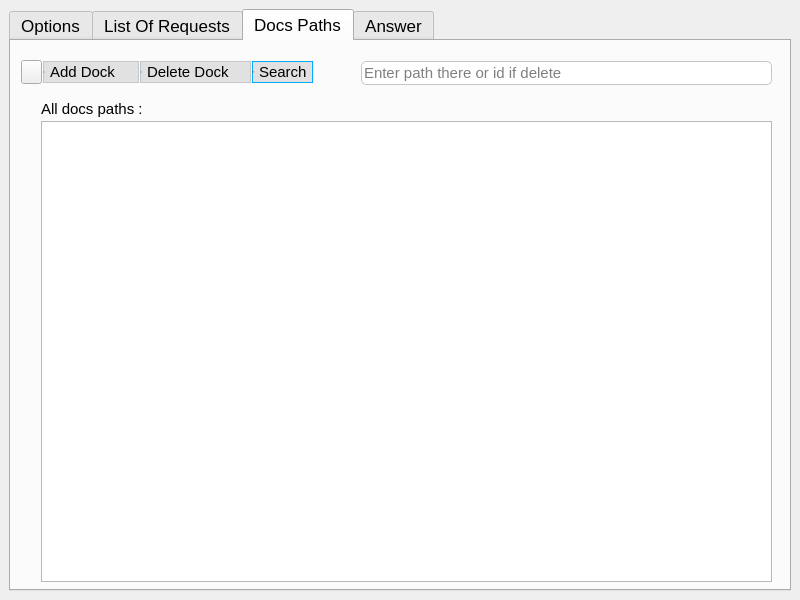
<?xml version="1.0" encoding="UTF-8"?>
<ui version="4.0">
 <class>OptionWindow</class>
 <widget class="QMainWindow" name="OptionWindow">
  <property name="enabled">
   <bool>true</bool>
  </property>
  <property name="geometry">
   <rect>
    <x>0</x>
    <y>0</y>
    <width>800</width>
    <height>600</height>
   </rect>
  </property>
  <property name="sizePolicy">
   <sizepolicy hsizetype="Fixed" vsizetype="Fixed">
    <horstretch>0</horstretch>
    <verstretch>0</verstretch>
   </sizepolicy>
  </property>
  <property name="minimumSize">
   <size>
    <width>800</width>
    <height>600</height>
   </size>
  </property>
  <property name="maximumSize">
   <size>
    <width>800</width>
    <height>600</height>
   </size>
  </property>
  <property name="windowTitle">
   <string>SearchEngineUi</string>
  </property>
  <property name="windowIcon">
   <iconset theme="QIcon::ThemeIcon::Computer"/>
  </property>
  <property name="tabShape">
   <enum>QTabWidget::TabShape::Triangular</enum>
  </property>
  <widget class="QWidget" name="centralwidget">
   <property name="styleSheet">
    <string notr="true"/>
   </property>
   <layout class="QVBoxLayout" name="verticalLayout">
    <item>
     <widget class="QTabWidget" name="TabWidget">
      <property name="font">
       <font>
        <pointsize>13</pointsize>
       </font>
      </property>
      <property name="styleSheet">
       <string notr="true"/>
      </property>
      <property name="tabPosition">
       <enum>QTabWidget::TabPosition::North</enum>
      </property>
      <property name="currentIndex">
       <number>2</number>
      </property>
      <widget class="QWidget" name="OptionsTab">
       <property name="font">
        <font>
         <pointsize>15</pointsize>
        </font>
       </property>
       <property name="accessibleName">
        <string/>
       </property>
       <property name="styleSheet">
        <string notr="true"/>
       </property>
       <attribute name="title">
        <string>Options</string>
       </attribute>
       <widget class="QCheckBox" name="saveAnswCheckBox">
        <property name="geometry">
         <rect>
          <x>60</x>
          <y>110</y>
          <width>231</width>
          <height>22</height>
         </rect>
        </property>
        <property name="font">
         <font>
          <pointsize>11</pointsize>
         </font>
        </property>
        <property name="styleSheet">
         <string notr="true">border: 0px;</string>
        </property>
        <property name="text">
         <string>Save result in to answer.json</string>
        </property>
        <property name="checked">
         <bool>true</bool>
        </property>
        <property name="tristate">
         <bool>false</bool>
        </property>
       </widget>
       <widget class="QLineEdit" name="answPathLineEdit">
        <property name="geometry">
         <rect>
          <x>190</x>
          <y>140</y>
          <width>331</width>
          <height>24</height>
         </rect>
        </property>
        <property name="font">
         <font>
          <pointsize>11</pointsize>
         </font>
        </property>
        <property name="styleSheet">
         <string notr="true">QLineEdit::!focus{
border-bottom-right-radius: 5px;
border-top-right-radius: 5px;

border: 1px solid #C2C7CB;
}

QLineEdit::focus{
border-bottom-right-radius: 5px;
border-top-right-radius: 5px;

border: 1px solid rgb(0, 170, 255);
}
</string>
        </property>
        <property name="placeholderText">
         <string>Default: run folder/answers.json</string>
        </property>
       </widget>
       <widget class="QLabel" name="label">
        <property name="geometry">
         <rect>
          <x>110</x>
          <y>140</y>
          <width>41</width>
          <height>16</height>
         </rect>
        </property>
        <property name="font">
         <font>
          <pointsize>11</pointsize>
         </font>
        </property>
        <property name="styleSheet">
         <string notr="true">border: 0px;</string>
        </property>
        <property name="text">
         <string>Path  :</string>
        </property>
       </widget>
       <widget class="QCheckBox" name="saveRqstCheckBox">
        <property name="geometry">
         <rect>
          <x>60</x>
          <y>310</y>
          <width>231</width>
          <height>22</height>
         </rect>
        </property>
        <property name="font">
         <font>
          <pointsize>11</pointsize>
         </font>
        </property>
        <property name="styleSheet">
         <string notr="true">border: 0px;</string>
        </property>
        <property name="text">
         <string>Save request in to requests.json</string>
        </property>
        <property name="checked">
         <bool>true</bool>
        </property>
       </widget>
       <widget class="QLineEdit" name="rqstPathLineEdit">
        <property name="geometry">
         <rect>
          <x>190</x>
          <y>340</y>
          <width>331</width>
          <height>24</height>
         </rect>
        </property>
        <property name="font">
         <font>
          <pointsize>11</pointsize>
         </font>
        </property>
        <property name="styleSheet">
         <string notr="true">QLineEdit::!focus{
border-bottom-right-radius: 5px;
border-top-right-radius: 5px;

border: 1px solid #C2C7CB;
}

QLineEdit::focus{
border-bottom-right-radius: 5px;
border-top-right-radius: 5px;

border: 1px solid rgb(0, 170, 255);
}
</string>
        </property>
        <property name="placeholderText">
         <string>Default: run folder/requests.json</string>
        </property>
       </widget>
       <widget class="QLabel" name="label_4">
        <property name="geometry">
         <rect>
          <x>110</x>
          <y>340</y>
          <width>41</width>
          <height>16</height>
         </rect>
        </property>
        <property name="font">
         <font>
          <pointsize>11</pointsize>
         </font>
        </property>
        <property name="styleSheet">
         <string notr="true">border: 0px;</string>
        </property>
        <property name="text">
         <string>Path  :</string>
        </property>
       </widget>
       <widget class="QPushButton" name="savePrsButton">
        <property name="geometry">
         <rect>
          <x>20</x>
          <y>10</y>
          <width>111</width>
          <height>24</height>
         </rect>
        </property>
        <property name="font">
         <font>
          <pointsize>11</pointsize>
         </font>
        </property>
        <property name="styleSheet">
         <string notr="true"/>
        </property>
        <property name="text">
         <string>Save preset</string>
        </property>
        <property name="icon">
         <iconset theme="QIcon::ThemeIcon::DocumentSaveAs"/>
        </property>
       </widget>
       <widget class="QPushButton" name="loadPrsButton">
        <property name="geometry">
         <rect>
          <x>130</x>
          <y>10</y>
          <width>111</width>
          <height>24</height>
         </rect>
        </property>
        <property name="font">
         <font>
          <pointsize>11</pointsize>
         </font>
        </property>
        <property name="styleSheet">
         <string notr="true"/>
        </property>
        <property name="text">
         <string>Load preset</string>
        </property>
        <property name="icon">
         <iconset theme="QIcon::ThemeIcon::DocumentOpen"/>
        </property>
       </widget>
       <widget class="QCheckBox" name="enableNumCheckBox">
        <property name="geometry">
         <rect>
          <x>60</x>
          <y>80</y>
          <width>231</width>
          <height>22</height>
         </rect>
        </property>
        <property name="font">
         <font>
          <pointsize>11</pointsize>
         </font>
        </property>
        <property name="toolTip">
         <string>If request contain numbers they will be addet to result</string>
        </property>
        <property name="styleSheet">
         <string notr="true"/>
        </property>
        <property name="text">
         <string>Enable numbers</string>
        </property>
       </widget>
       <widget class="QLabel" name="label_5">
        <property name="geometry">
         <rect>
          <x>30</x>
          <y>40</y>
          <width>211</width>
          <height>31</height>
         </rect>
        </property>
        <property name="font">
         <font>
          <pointsize>13</pointsize>
         </font>
        </property>
        <property name="styleSheet">
         <string notr="true">border: 0px;</string>
        </property>
        <property name="text">
         <string>Answer options</string>
        </property>
       </widget>
       <widget class="QLabel" name="label_6">
        <property name="geometry">
         <rect>
          <x>60</x>
          <y>190</y>
          <width>101</width>
          <height>16</height>
         </rect>
        </property>
        <property name="font">
         <font>
          <pointsize>11</pointsize>
         </font>
        </property>
        <property name="styleSheet">
         <string notr="true">border: 0px;</string>
        </property>
        <property name="text">
         <string>Max responses:</string>
        </property>
       </widget>
       <widget class="QLineEdit" name="maxRespLineEdit">
        <property name="geometry">
         <rect>
          <x>190</x>
          <y>190</y>
          <width>331</width>
          <height>24</height>
         </rect>
        </property>
        <property name="font">
         <font>
          <pointsize>11</pointsize>
         </font>
        </property>
        <property name="styleSheet">
         <string notr="true">QLineEdit::!focus{

border-radius: 5px;

border: 1px solid #C2C7CB;

}

QLineEdit::focus{
border-radius: 5px;
border: 1px solid rgb(0, 170, 255);

}
</string>
        </property>
        <property name="text">
         <string/>
        </property>
        <property name="placeholderText">
         <string>Enter number higher 0</string>
        </property>
       </widget>
       <widget class="QLabel" name="label_7">
        <property name="geometry">
         <rect>
          <x>30</x>
          <y>270</y>
          <width>211</width>
          <height>31</height>
         </rect>
        </property>
        <property name="font">
         <font>
          <pointsize>13</pointsize>
         </font>
        </property>
        <property name="styleSheet">
         <string notr="true">border: 0px;</string>
        </property>
        <property name="text">
         <string>Requests options</string>
        </property>
       </widget>
       <widget class="QLabel" name="currentPresetLabel">
        <property name="geometry">
         <rect>
          <x>240</x>
          <y>11</y>
          <width>401</width>
          <height>22</height>
         </rect>
        </property>
        <property name="font">
         <font>
          <pointsize>11</pointsize>
         </font>
        </property>
        <property name="styleSheet">
         <string notr="true">border: 1px solid gray;
border-top-right-radius: 5px;
border-bottom-right-radius: 5px;</string>
        </property>
        <property name="text">
         <string>none</string>
        </property>
       </widget>
       <widget class="QLabel" name="label_9">
        <property name="enabled">
         <bool>false</bool>
        </property>
        <property name="geometry">
         <rect>
          <x>20</x>
          <y>40</y>
          <width>731</width>
          <height>221</height>
         </rect>
        </property>
        <property name="styleSheet">
         <string notr="true">border: 1px solid #C2C7CB;
border-radius: 5px;</string>
        </property>
        <property name="text">
         <string/>
        </property>
       </widget>
       <widget class="QLabel" name="label_10">
        <property name="enabled">
         <bool>false</bool>
        </property>
        <property name="geometry">
         <rect>
          <x>20</x>
          <y>270</y>
          <width>731</width>
          <height>271</height>
         </rect>
        </property>
        <property name="styleSheet">
         <string notr="true">border: 1px solid #C2C7CB;
border-radius: 5px;</string>
        </property>
        <property name="text">
         <string/>
        </property>
       </widget>
       <widget class="QLabel" name="label_11">
        <property name="enabled">
         <bool>false</bool>
        </property>
        <property name="geometry">
         <rect>
          <x>50</x>
          <y>110</y>
          <width>481</width>
          <height>61</height>
         </rect>
        </property>
        <property name="styleSheet">
         <string notr="true">border: 1px solid #C2C7CB;
border-radius: 5px;</string>
        </property>
        <property name="text">
         <string/>
        </property>
       </widget>
       <widget class="QLabel" name="label_12">
        <property name="enabled">
         <bool>false</bool>
        </property>
        <property name="geometry">
         <rect>
          <x>50</x>
          <y>310</y>
          <width>481</width>
          <height>61</height>
         </rect>
        </property>
        <property name="styleSheet">
         <string notr="true">border: 1px solid #C2C7CB;
border-radius: 5px;</string>
        </property>
        <property name="text">
         <string/>
        </property>
       </widget>
       <widget class="QComboBox" name="comboBox">
        <property name="geometry">
         <rect>
          <x>651</x>
          <y>10</y>
          <width>101</width>
          <height>24</height>
         </rect>
        </property>
        <property name="font">
         <font>
          <pointsize>11</pointsize>
         </font>
        </property>
        <item>
         <property name="text">
          <string>English</string>
         </property>
        </item>
       </widget>
       <widget class="QPushButton" name="specifyPathAnswerButton">
        <property name="geometry">
         <rect>
          <x>160</x>
          <y>139</y>
          <width>31</width>
          <height>26</height>
         </rect>
        </property>
        <property name="font">
         <font>
          <pointsize>11</pointsize>
         </font>
        </property>
        <property name="styleSheet">
         <string notr="true"/>
        </property>
        <property name="text">
         <string/>
        </property>
        <property name="icon">
         <iconset theme="QIcon::ThemeIcon::DocumentSaveAs"/>
        </property>
       </widget>
       <widget class="QPushButton" name="specifyPathRequestsButton">
        <property name="geometry">
         <rect>
          <x>160</x>
          <y>339</y>
          <width>31</width>
          <height>26</height>
         </rect>
        </property>
        <property name="font">
         <font>
          <pointsize>11</pointsize>
         </font>
        </property>
        <property name="styleSheet">
         <string notr="true"/>
        </property>
        <property name="text">
         <string/>
        </property>
        <property name="icon">
         <iconset theme="QIcon::ThemeIcon::DocumentSaveAs"/>
        </property>
       </widget>
       <zorder>label_12</zorder>
       <zorder>label_11</zorder>
       <zorder>label_10</zorder>
       <zorder>label_9</zorder>
       <zorder>saveAnswCheckBox</zorder>
       <zorder>answPathLineEdit</zorder>
       <zorder>label</zorder>
       <zorder>saveRqstCheckBox</zorder>
       <zorder>rqstPathLineEdit</zorder>
       <zorder>label_4</zorder>
       <zorder>savePrsButton</zorder>
       <zorder>loadPrsButton</zorder>
       <zorder>enableNumCheckBox</zorder>
       <zorder>label_5</zorder>
       <zorder>label_6</zorder>
       <zorder>maxRespLineEdit</zorder>
       <zorder>label_7</zorder>
       <zorder>currentPresetLabel</zorder>
       <zorder>comboBox</zorder>
       <zorder>specifyPathAnswerButton</zorder>
       <zorder>specifyPathRequestsButton</zorder>
      </widget>
      <widget class="QWidget" name="ListOfRequestsTab">
       <property name="font">
        <font>
         <pointsize>15</pointsize>
        </font>
       </property>
       <property name="styleSheet">
        <string notr="true"/>
       </property>
       <attribute name="title">
        <string>List Of Requests</string>
       </attribute>
       <widget class="QTextBrowser" name="requestsTextBrowser">
        <property name="geometry">
         <rect>
          <x>30</x>
          <y>80</y>
          <width>731</width>
          <height>461</height>
         </rect>
        </property>
        <property name="font">
         <font>
          <pointsize>11</pointsize>
         </font>
        </property>
       </widget>
       <widget class="QLabel" name="label_2">
        <property name="geometry">
         <rect>
          <x>30</x>
          <y>60</y>
          <width>241</width>
          <height>16</height>
         </rect>
        </property>
        <property name="font">
         <font>
          <pointsize>11</pointsize>
         </font>
        </property>
        <property name="styleSheet">
         <string notr="true">border: 0px;</string>
        </property>
        <property name="text">
         <string>Current requests.json :</string>
        </property>
       </widget>
       <widget class="QLineEdit" name="requestsSearchLineEdit">
        <property name="geometry">
         <rect>
          <x>350</x>
          <y>20</y>
          <width>411</width>
          <height>24</height>
         </rect>
        </property>
        <property name="font">
         <font>
          <pointsize>11</pointsize>
         </font>
        </property>
        <property name="styleSheet">
         <string notr="true">QLineEdit::!focus{

border-radius: 5px;

border: 1px solid #C2C7CB;
}

QLineEdit::focus{
border-radius: 5px;
border: 1px solid rgb(0, 170, 255);

}
</string>
        </property>
        <property name="placeholderText">
         <string>id word word word word</string>
        </property>
       </widget>
       <widget class="QPushButton" name="loadRequestPushButton">
        <property name="geometry">
         <rect>
          <x>10</x>
          <y>19</y>
          <width>21</width>
          <height>24</height>
         </rect>
        </property>
        <property name="toolTip">
         <string>Add from file system</string>
        </property>
        <property name="styleSheet">
         <string notr="true"/>
        </property>
        <property name="text">
         <string/>
        </property>
        <property name="icon">
         <iconset theme="QIcon::ThemeIcon::DocumentOpen"/>
        </property>
       </widget>
       <widget class="QRadioButton" name="alterRequestRadioButton">
        <property name="geometry">
         <rect>
          <x>129</x>
          <y>20</y>
          <width>101</width>
          <height>22</height>
         </rect>
        </property>
        <property name="font">
         <font>
          <pointsize>11</pointsize>
         </font>
        </property>
        <property name="styleSheet">
         <string notr="true">QRadioButton {
	background-color: #e1e1e1;
    border: 1px solid rgb(124, 124, 124);
}

QRadioButton::checked{
border: 1px solid rgb(0, 170, 255);

}

QRadioButton::unchecked{

border: 1px solid #C2C7CB;
}

QRadioButton::indicator {
    width: 0px;
    height: 0px;
}

QRadioButton::hover{
	background-color: #e5f1fb;
	border: 1px solid #0078d7;

}
</string>
        </property>
        <property name="text">
         <string>Alter Request</string>
        </property>
       </widget>
       <widget class="QRadioButton" name="deleteRequestRadioButton">
        <property name="geometry">
         <rect>
          <x>231</x>
          <y>20</y>
          <width>111</width>
          <height>22</height>
         </rect>
        </property>
        <property name="font">
         <font>
          <pointsize>11</pointsize>
         </font>
        </property>
        <property name="styleSheet">
         <string notr="true">QRadioButton {
	background-color: #e1e1e1;
    border: 1px solid rgb(124, 124, 124);

}

QRadioButton::checked{
border: 1px solid rgb(0, 170, 255);

}

QRadioButton::unchecked{

border: 1px solid #C2C7CB;
}

QRadioButton::indicator {
    width: 0px;
    height: 0px;
}

QRadioButton::hover{
	background-color: #e5f1fb;
	border: 1px solid #0078d7;

}
</string>
        </property>
        <property name="text">
         <string>Delete Request</string>
        </property>
       </widget>
       <widget class="QRadioButton" name="addRequestRadioButton">
        <property name="geometry">
         <rect>
          <x>32</x>
          <y>20</y>
          <width>96</width>
          <height>22</height>
         </rect>
        </property>
        <property name="font">
         <font>
          <pointsize>11</pointsize>
         </font>
        </property>
        <property name="styleSheet">
         <string notr="true">QRadioButton {
	background-color: #e1e1e1;
    border: 1px solid rgb(124, 124, 124);
}

QRadioButton::checked{
border: 1px solid rgb(0, 170, 255);

}

QRadioButton::unchecked{

border: 1px solid #C2C7CB;
}

QRadioButton::indicator {
    width: 0px;
    height: 0px;
}

QRadioButton::hover{
	background-color: #e5f1fb;
	border: 1px solid #0078d7;

}
</string>
        </property>
        <property name="text">
         <string>Add Request</string>
        </property>
       </widget>
       <widget class="QRadioButton" name="searchRequestRadioButton">
        <property name="geometry">
         <rect>
          <x>281</x>
          <y>43</y>
          <width>61</width>
          <height>22</height>
         </rect>
        </property>
        <property name="font">
         <font>
          <pointsize>11</pointsize>
         </font>
        </property>
        <property name="layoutDirection">
         <enum>Qt::LayoutDirection::LeftToRight</enum>
        </property>
        <property name="styleSheet">
         <string notr="true">QRadioButton {
	background-color: #e1e1e1;
    border: 1px solid rgb(124, 124, 124);
}

QRadioButton::checked{
border: 1px solid rgb(0, 170, 255);

}

QRadioButton::unchecked{

border: 1px solid #C2C7CB;
}

QRadioButton::indicator {
    width: 0px;
    height: 0px;
}

QRadioButton::hover{
	background-color: #e5f1fb;
	border: 1px solid #0078d7;

}
</string>
        </property>
        <property name="text">
         <string>Search</string>
        </property>
        <property name="checked">
         <bool>true</bool>
        </property>
       </widget>
      </widget>
      <widget class="QWidget" name="DocsPathsTab">
       <property name="font">
        <font>
         <pointsize>15</pointsize>
        </font>
       </property>
       <property name="styleSheet">
        <string notr="true"/>
       </property>
       <attribute name="title">
        <string>Docs Paths</string>
       </attribute>
       <widget class="QTextBrowser" name="docsPathsTextBrowser">
        <property name="geometry">
         <rect>
          <x>30</x>
          <y>80</y>
          <width>731</width>
          <height>461</height>
         </rect>
        </property>
        <property name="font">
         <font>
          <pointsize>11</pointsize>
         </font>
        </property>
       </widget>
       <widget class="QLineEdit" name="docsPathsSearchLineEdit">
        <property name="geometry">
         <rect>
          <x>350</x>
          <y>20</y>
          <width>411</width>
          <height>24</height>
         </rect>
        </property>
        <property name="font">
         <font>
          <pointsize>11</pointsize>
         </font>
        </property>
        <property name="styleSheet">
         <string notr="true">QLineEdit::!focus{

border-radius: 5px;

border: 1px solid #C2C7CB;

}

QLineEdit::focus{
border-radius: 5px;
border: 1px solid rgb(0, 170, 255);

}
</string>
        </property>
        <property name="placeholderText">
         <string>Enter path there or id if delete</string>
        </property>
       </widget>
       <widget class="QLabel" name="label_3">
        <property name="geometry">
         <rect>
          <x>30</x>
          <y>60</y>
          <width>241</width>
          <height>16</height>
         </rect>
        </property>
        <property name="font">
         <font>
          <pointsize>11</pointsize>
         </font>
        </property>
        <property name="text">
         <string>All docs paths :</string>
        </property>
       </widget>
       <widget class="QPushButton" name="loadDocsPathPushButton">
        <property name="geometry">
         <rect>
          <x>10</x>
          <y>19</y>
          <width>21</width>
          <height>24</height>
         </rect>
        </property>
        <property name="toolTip">
         <string>Add from file system</string>
        </property>
        <property name="text">
         <string/>
        </property>
        <property name="icon">
         <iconset theme="QIcon::ThemeIcon::DocumentOpen"/>
        </property>
       </widget>
       <widget class="QRadioButton" name="deleteDocsRadioButton">
        <property name="geometry">
         <rect>
          <x>129</x>
          <y>20</y>
          <width>111</width>
          <height>22</height>
         </rect>
        </property>
        <property name="font">
         <font>
          <pointsize>11</pointsize>
         </font>
        </property>
        <property name="styleSheet">
         <string notr="true">QRadioButton {
	background-color: #e1e1e1;
    border: 1px solid rgb(124, 124, 124);

}

QRadioButton::checked{
border: 1px solid rgb(0, 170, 255);

}

QRadioButton::unchecked{

border: 1px solid #C2C7CB;
}

QRadioButton::indicator {
    width: 0px;
    height: 0px;
}

QRadioButton::hover{
	background-color: #e5f1fb;
	border: 1px solid #0078d7;

}
</string>
        </property>
        <property name="text">
         <string>Delete Dock</string>
        </property>
       </widget>
       <widget class="QRadioButton" name="searchDocsRadioButton">
        <property name="geometry">
         <rect>
          <x>241</x>
          <y>20</y>
          <width>61</width>
          <height>22</height>
         </rect>
        </property>
        <property name="font">
         <font>
          <pointsize>11</pointsize>
         </font>
        </property>
        <property name="layoutDirection">
         <enum>Qt::LayoutDirection::LeftToRight</enum>
        </property>
        <property name="styleSheet">
         <string notr="true">QRadioButton {
	background-color: #e1e1e1;
    border: 1px solid rgb(124, 124, 124);
}

QRadioButton::checked{
border: 1px solid rgb(0, 170, 255);

}

QRadioButton::unchecked{

border: 1px solid #C2C7CB;
}

QRadioButton::indicator {
    width: 0px;
    height: 0px;
}

QRadioButton::hover{
	background-color: #e5f1fb;
	border: 1px solid #0078d7;

}
</string>
        </property>
        <property name="text">
         <string>Search</string>
        </property>
        <property name="checked">
         <bool>true</bool>
        </property>
       </widget>
       <widget class="QRadioButton" name="addDocsRadioButton">
        <property name="geometry">
         <rect>
          <x>32</x>
          <y>20</y>
          <width>96</width>
          <height>22</height>
         </rect>
        </property>
        <property name="font">
         <font>
          <pointsize>11</pointsize>
         </font>
        </property>
        <property name="styleSheet">
         <string notr="true">QRadioButton {
	background-color: #e1e1e1;
    border: 1px solid rgb(124, 124, 124);
}

QRadioButton::checked{
border: 1px solid rgb(0, 170, 255);

}

QRadioButton::unchecked{

border: 1px solid #C2C7CB;
}

QRadioButton::indicator {
    width: 0px;
    height: 0px;
}

QRadioButton::hover{
	background-color: #e5f1fb;
	border: 1px solid #0078d7;

}
</string>
        </property>
        <property name="text">
         <string>Add Dock </string>
        </property>
       </widget>
      </widget>
      <widget class="QWidget" name="AnswerTab">
       <attribute name="title">
        <string>Answer</string>
       </attribute>
       <widget class="QPushButton" name="formAnswerButton">
        <property name="geometry">
         <rect>
          <x>30</x>
          <y>19</y>
          <width>101</width>
          <height>26</height>
         </rect>
        </property>
        <property name="font">
         <font>
          <pointsize>11</pointsize>
         </font>
        </property>
        <property name="text">
         <string>Form Answer</string>
        </property>
       </widget>
       <widget class="QTextBrowser" name="answerTextBrowser">
        <property name="geometry">
         <rect>
          <x>30</x>
          <y>80</y>
          <width>731</width>
          <height>461</height>
         </rect>
        </property>
        <property name="font">
         <font>
          <pointsize>13</pointsize>
         </font>
        </property>
        <property name="html">
         <string>&lt;!DOCTYPE HTML PUBLIC &quot;-//W3C//DTD HTML 4.0//EN&quot; &quot;http://www.w3.org/TR/REC-html40/strict.dtd&quot;&gt;
&lt;html&gt;&lt;head&gt;&lt;meta name=&quot;qrichtext&quot; content=&quot;1&quot; /&gt;&lt;meta charset=&quot;utf-8&quot; /&gt;&lt;style type=&quot;text/css&quot;&gt;
p, li { white-space: pre-wrap; }
hr { height: 1px; border-width: 0; }
li.unchecked::marker { content: &quot;\2610&quot;; }
li.checked::marker { content: &quot;\2612&quot;; }
&lt;/style&gt;&lt;/head&gt;&lt;body style=&quot; font-family:'Segoe UI'; font-size:13pt; font-weight:400; font-style:normal;&quot;&gt;
&lt;p style=&quot;-qt-paragraph-type:empty; margin-top:0px; margin-bottom:0px; margin-left:0px; margin-right:0px; -qt-block-indent:0; text-indent:0px; font-size:11pt;&quot;&gt;&lt;br /&gt;&lt;/p&gt;&lt;/body&gt;&lt;/html&gt;</string>
        </property>
       </widget>
       <widget class="QLineEdit" name="answerSearchLineEdit">
        <property name="geometry">
         <rect>
          <x>350</x>
          <y>20</y>
          <width>411</width>
          <height>24</height>
         </rect>
        </property>
        <property name="font">
         <font>
          <pointsize>11</pointsize>
         </font>
        </property>
        <property name="styleSheet">
         <string notr="true">QLineEdit::!focus{

border-radius: 5px;

border: 1px solid #C2C7CB;

}

QLineEdit::focus{
border-radius: 5px;
border: 1px solid rgb(0, 170, 255);

}
</string>
        </property>
        <property name="text">
         <string/>
        </property>
        <property name="placeholderText">
         <string>Type to search</string>
        </property>
       </widget>
       <widget class="QComboBox" name="sortAnswerComboBox">
        <property name="geometry">
         <rect>
          <x>130</x>
          <y>20</y>
          <width>161</width>
          <height>24</height>
         </rect>
        </property>
        <property name="font">
         <font>
          <pointsize>11</pointsize>
         </font>
        </property>
        <item>
         <property name="text">
          <string>Sort by rank</string>
         </property>
        </item>
        <item>
         <property name="text">
          <string>Sort by doc_id</string>
         </property>
        </item>
        <item>
         <property name="text">
          <string>Sort by responses</string>
         </property>
        </item>
        <item>
         <property name="text">
          <string>Sort by requests</string>
         </property>
        </item>
       </widget>
       <widget class="QPushButton" name="sortFromToButton">
        <property name="geometry">
         <rect>
          <x>289</x>
          <y>19</y>
          <width>41</width>
          <height>26</height>
         </rect>
        </property>
        <property name="text">
         <string/>
        </property>
        <property name="icon">
         <iconset theme="QIcon::ThemeIcon::GoUp"/>
        </property>
       </widget>
      </widget>
     </widget>
    </item>
   </layout>
  </widget>
 </widget>
 <resources/>
 <connections/>
</ui>
